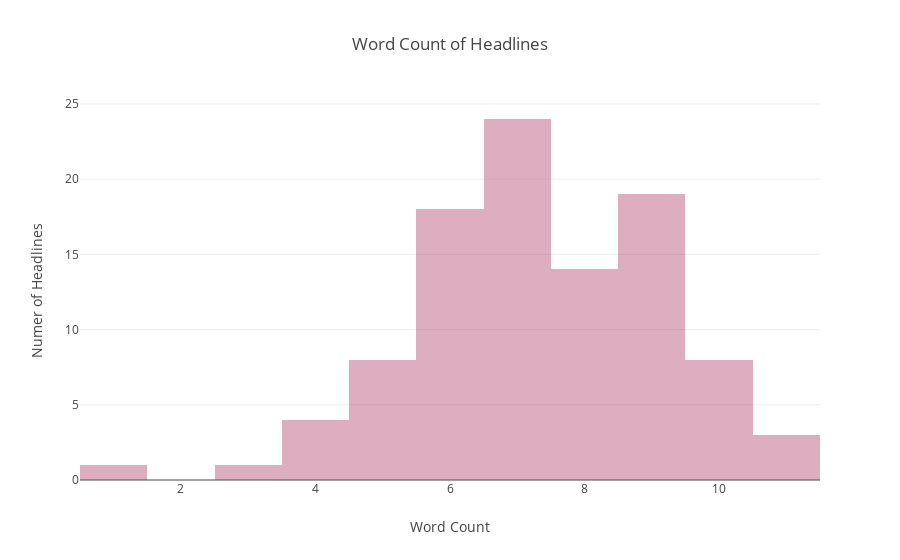

The code cell stored with this chart in its notebook:
### Code cell
%matplotlib notebook

data = graph_objs.Histogram(x=df_text_stats['words_count'], opacity=0.65, name="Word Count", marker=dict(color='rgba(171, 50, 96, 0.6)'))

layout = graph_objs.Layout(barmode='overlay',
                   title='Word Count of Headlines',
                   xaxis=dict(title='Word Count'),
                   yaxis=dict( title='Numer of Headlines'))
fig = graph_objs.Figure(data=data, layout=layout)
iplot(fig)

### Figure 1 — Plotly figure (JSON) as saved in the notebook; plotly's stock layout.template omitted (floating-point values rounded to 4 significant figures)
{"data": [{"marker": {"color": "rgba(171, 50, 96, 0.6)"}, "name": "Word Count", "opacity": 0.65, "type": "histogram", "uid": "da0b4c47-2a45-4f04-be23-3ba3806fbe60", "x": [9, 9, 9, 8, 7, 6, 6, 9, 10, 7, 7, 6, 6, 9, 6, 6, 8, 9, 6, 9, 9, 8, 10, 9, 5, 6, 7, 9, 9, 10, 11, 10, 7, 7, 6, 9, 9, 6, 7, 7, 8, 8, 5, 7, 3, 7, 8, 4, 1, 5, 6, 5, 8, 5, 7, 9, 7, 8, 7, 5, 7, 9, 10, 9, 9, 8, 10, 7, 5, 10, 10, 8, 7, 7, 7, 6, 7, 4, 7, 6, 6, 8, 8, 7, 9, 6, 11, 7, 8, 4, 6, 11, 5, 6, 6, 7, 7, 8, 9, 4]}], "layout": {"barmode": "overlay", "title": {"text": "Word Count of Headlines"}, "xaxis": {"title": {"text": "Word Count"}}, "yaxis": {"title": {"text": "Numer of Headlines"}}}}
